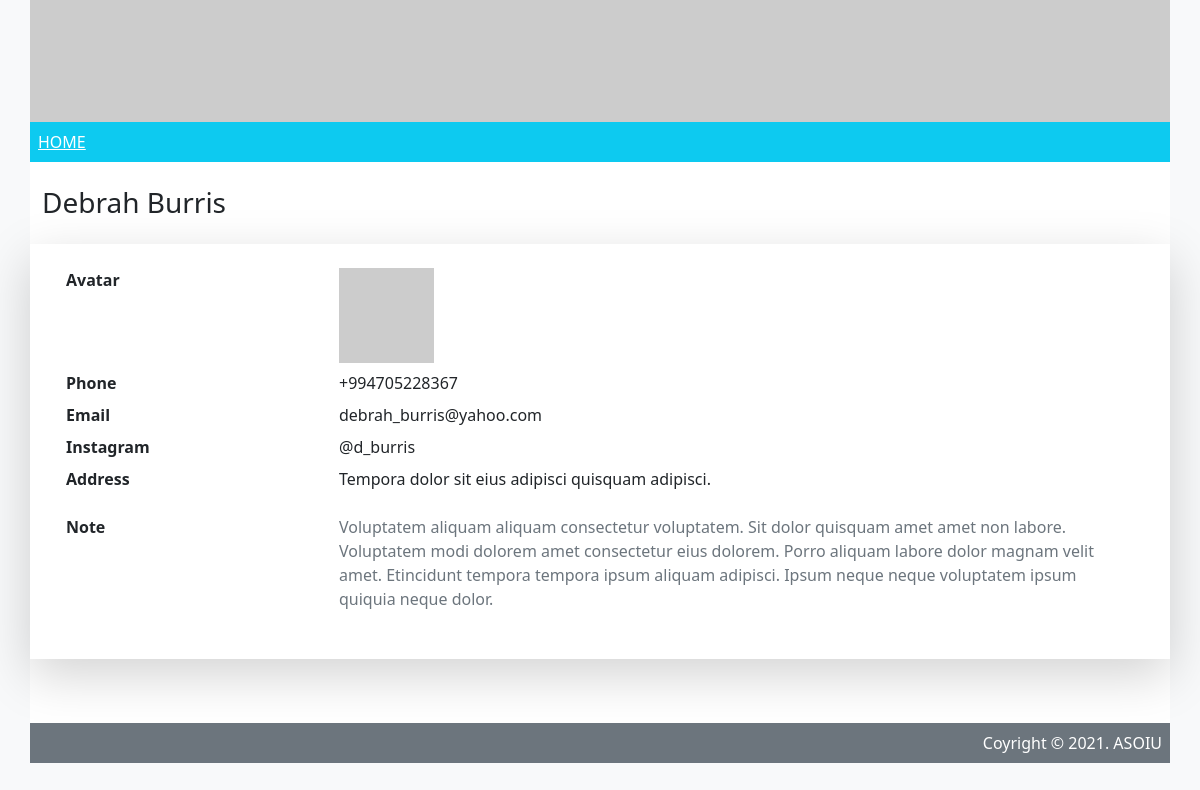
Page /contact/ulcngrgi on the committed database.
### tables this page shows
CREATE TABLE `phonebook` (
        `id` INTEGER PRIMARY KEY,
        `slug` VARCHAR(8) NOT NULL,
        `firstname` VARCHAR(25) NOT NULL,
        `lastname` VARCHAR(25) NOT NULL,
        `phone` VARCHAR(13) NOT NULL,
        `email` VARCHAR(250) NOT NULL,
        `address` VARCHAR(333) DEFAULT NULL,
        `bdate` DATE DEFAULT NULL,
        `instagram` TEXT DEFAULT NULL,
        `note` TEXT DEFAULT NULL,
        `created` DATETIME DEFAULT CURRENT_TIMESTAMP,
        `status` VARCHAR(15) DEFAULT 'active' 
      );

### main.py (the view)
@app.route('/contact/<slug>')
def phone(slug):
  row_id = db.get_id('slug', slug)
  data = db.read_by_id(row_id)
  title = data['firstname'] + " " + data['lastname']
  return render_template('phone.html', title=title, data=data)

### dbase.py (called while the page is built)
  def read_by_id(self, row_id):
    query = f'''
    SELECT
      *
    FROM `{self.table}`
    WHERE
      `id` == '{row_id}'
    '''
    result = self.db.execute(query).fetchone()
    return dict(result) if result else False

  def get_id(self, col_name, data):
    query = f'''
    SELECT
      `id`
    FROM `{self.table}`
    WHERE
      `{col_name}` == '{data}'
    '''
    result = self.db.execute(query).fetchone()
    return dict(result)['id'] if result else False

### templates/phone.html (shortened to what this page needs)
<!DOCTYPE html>
<html lang="en">
<head>
<link href="https://cdn.jsdelivr.net/npm/bootstrap@5.0.0-beta3/dist/css/bootstrap.min.css" rel="stylesheet">
</head>
<body class="bg-light">
  <div class="container bg-white">
    <div class="row">
      <div class="col p-0">
        <img src="https://picsum.photos/seed/phonebook/1400/150" class="img-fluid">
      </div>
    </div>
    <div class="row">
      <div class="col bg-info p-2 text-white"><a class="text-white" href="/">HOME</a></div>
    </div>
    <div class="row mb-5">
      <div class="col">
          <h3 class='my-4'>{{ title }}</h3>
<dl class="row shadow-lg p-4">
  <dt class="col-sm-3">Avatar</dt>
  <dd class="col-sm-9"><img src='https://picsum.photos/seed/{{data['slug']}}/95'</dd>
  <dt class="col-sm-3">Phone</dt>
  <dd class="col-sm-9">{{ data['phone'] }}</dd>
  <dt class="col-sm-3">Email</dt>
  <dd class="col-sm-9">{{ data['email'] }}
  </dd>
  <dt class="col-sm-3">Instagram</dt>
  <dd class="col-sm-9">{{ data['instagram'] }}</dd>
  <dt class="col-sm-3">Address</dt>
  <dd class="col-sm-9"><p>{{ data['address'] }}</p></dd>
  <dt class="col-sm-3">Note</dt>
  <dd class="col-sm-9"><p class='text-muted'>{{ data['note'] }}</p></dd>
</dl>
      </div>
    </div>
    <div class="row">
      <div class="col p-2 text-white text-end bg-secondary">Coyright &copy; 2021. ASOIU</div>
    </div>
  </div>
</body>
</html>

### rows in the picture
phonebook: phone "+994705228367", email "debrah_burris@yahoo.com", instagram "@d_burris", address "Tempora dolor sit eius adipisci quisquam adipisci.", note "Voluptatem aliquam aliquam consectetur voluptatem. Sit dolor quisquam amet amet non labore. Voluptatem modi dolorem amet consectetur eius dolorem. Porro aliquam labore dolor magnam velit amet. Etincidunt tempora tempora ipsum aliquam adipisci. Ipsum neque neque voluptatem ipsum quiquia neque dolor."

### other values in the picture
{{ title }} "Debrah Burris"
